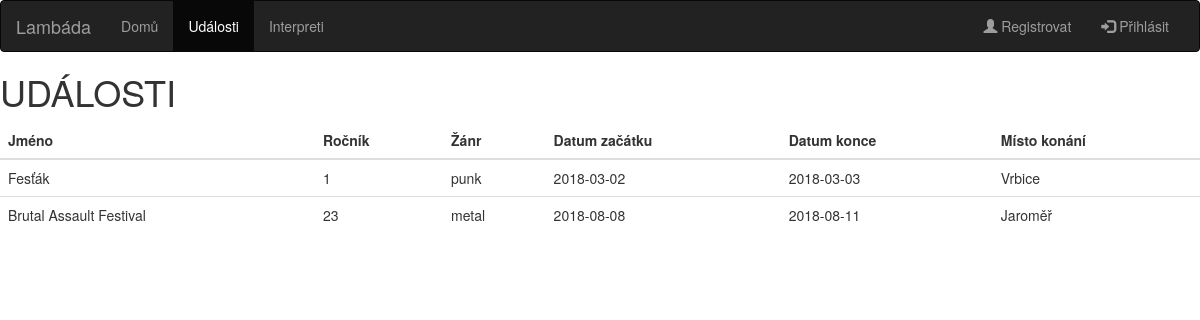
The app's page /udalosti.php with its own data.
### tables this page shows
CREATE TABLE udalost (
  nazev VARCHAR(50),
  dat_zac DATE,
  dat_kon DATE,
  misto_konani VARCHAR(30),
  zanr VARCHAR(20),
  typ VARCHAR (10),
  kapacita INTEGER,
  rocnik INTEGER,
  cena INTEGER
  );

### udalosti.php (the view, shortened to what this page needs)
<!DOCTYPE html>
<html>
	<head>
		<link rel="stylesheet" href="https://maxcdn.bootstrapcdn.com/bootstrap/3.3.7/css/bootstrap.min.css">
	</head>
	<body>
		<?php include 'database.php'; ?>
		<nav class="navbar navbar-inverse">
			<div class="container-fluid">
				<div class="navbar-header">
					<a class="navbar-brand" href="index.php">Lambáda</a>
				</div>
				<div class="collapse navbar-collapse" id="myNavbar">
					<ul class="nav navbar-nav">
						<li><a href="index.php">Domů</a></li>
						<li class="active"><a href="udalosti.php">Události</a></li>
						<li><a href="interpreti.php">Interpreti</a></li>
					</ul>
					<ul class="nav navbar-nav navbar-right <?php if (isset($_SESSION['uzivatel'])) echo hidden?>">
						<li><a href="registration.php"><span class="glyphicon glyphicon-user"></span> Registrovat</a></li>
						<li><a href="#" id="loginPopover" data-toggle="popover" title="Příhlášení" data-placement="bottom" data-html="true" data-content='<?=$loginForm?>'><span class="glyphicon glyphicon-log-in"></span> Přihlásit</a></li>
					</ul>
				</div>
			</div>
		</nav>
		<h1><span>UDÁLOSTI</span>
		</h1>
		<?php
		$sql = "SELECT * FROM udalost ORDER BY dat_zac";
		$result = $conn->query($sql);
		if ($result->num_rows > 0) {
			echo "<table class='table table-hover'>";
			echo "<thead><tr><th>Jméno</th><th>Ročník</th><th>Žánr</th><th>Datum začátku</th><th>Datum konce</th><th>Místo konání</th></tr></thead>";
			echo "<tbody>";
			while($row = $result->fetch_assoc()) {
				echo "<tr>";
				echo "<td>" . $row["nazev"] . "</td>";
				echo "<td>" . $row["rocnik"] . "</td>";
				echo "<td>" . $row["zanr"] . "</td>";
				echo "<td>" . $row["dat_zac"] . "</td>";
				echo "<td>" . $row["dat_kon"] . "</td>";
				echo "<td>" . $row["misto_konani"] . "</td>";
				echo "</tr>";
			}
			echo "</tbody>";
			echo "</table>";
		}
		?>
	</body>
</html>

### records on screen
udalost: nazev "Fesťák", rocnik "1", zanr "punk", dat_zac "2018-03-02", dat_kon "2018-03-03", misto_konani "Vrbice"
udalost: nazev "Brutal Assault Festival", rocnik "23", zanr "metal", dat_zac "2018-08-08", dat_kon "2018-08-11", misto_konani "Jaroměř"
